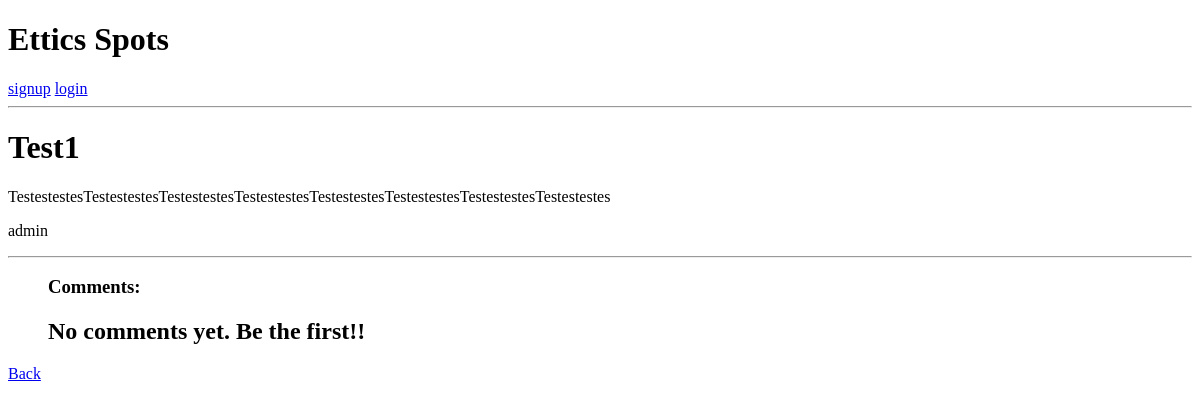
/Programação Web/1, run on an earlier commit of the app's database.
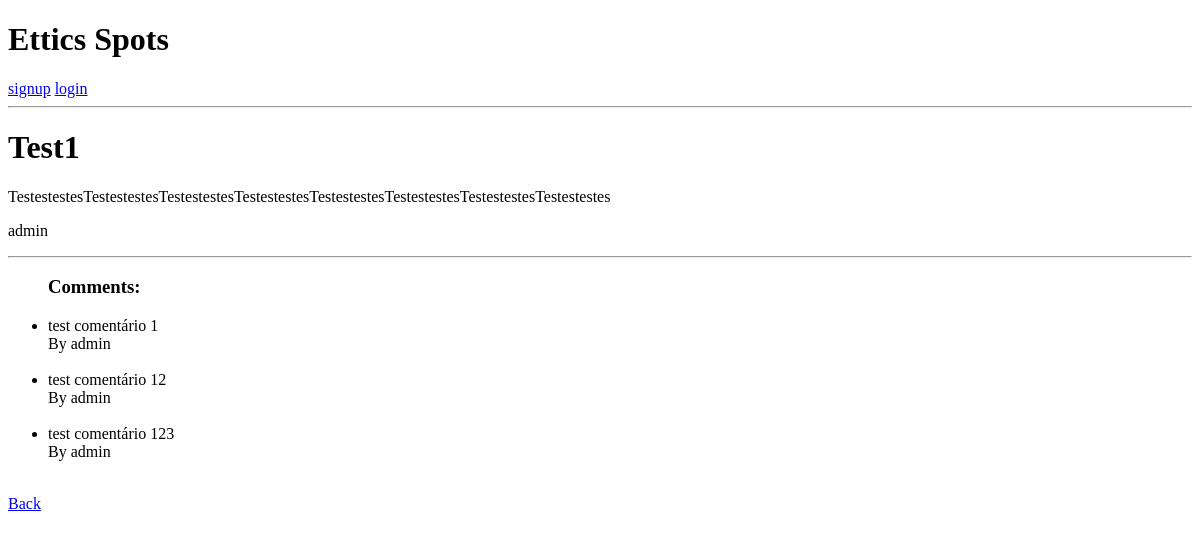
And on a later commit of the database.
### spots/models.py (models this page shows, shortened)
class Comment(models.Model):
    id=models.BigAutoField(primary_key=True)
    body=models.TextField(null=False, blank=False)
    user=models.ForeignKey(get_user_model(), on_delete=models.CASCADE)
    date=models.DateTimeField(auto_now_add=True)
    postparent=models.ForeignKey(Post, on_delete=models.CASCADE)
    up=models.PositiveIntegerField(default=0)
    down=models.PositiveIntegerField(default=0)

### spots/views.py (the view)
# urls.py: path("<str:post_title>/<int:post_id>", views.showpost, name="post"),
def showpost(request, post_title, post_id):
    post = Post.objects.get(id=post_id)
    QuerySet = Comment.objects.filter(postparent=post)
    context = {
        'object': QuerySet,
        'post': post
    }
    return render(request, "spots/comments_view.html", context)

### spots/templates/spots/comments_view.html
{% extends "spots/base.html" %}
{% block 'content' %}
<h1>{{post.title}}</h1>
<p>{{post.body}}</p>
<p>{{post.user}}</p>
<hr>
<ul>
    <h3>Comments:</h3>
    {% for value in object %}
        <li>{{ value.body }} <br> By {{ value.user }}
        </li>
        <br>
    {% empty %}
    <h2>No comments yet. Be the first!!</h2>
    {% endfor %}
</ul>
<a href={% url 'spot' post.spotparent.id %}>Back</a>
{% endblock %}

What changed in the data, as far as the page shows it:
added Comment: body "test comentário 1", user "admin"
added Comment: body "test comentário 12", user "admin"
added Comment: body "test comentário 123", user "admin"
Also different on the page:
text no longer shown: "No comments yet. Be the first!!"
